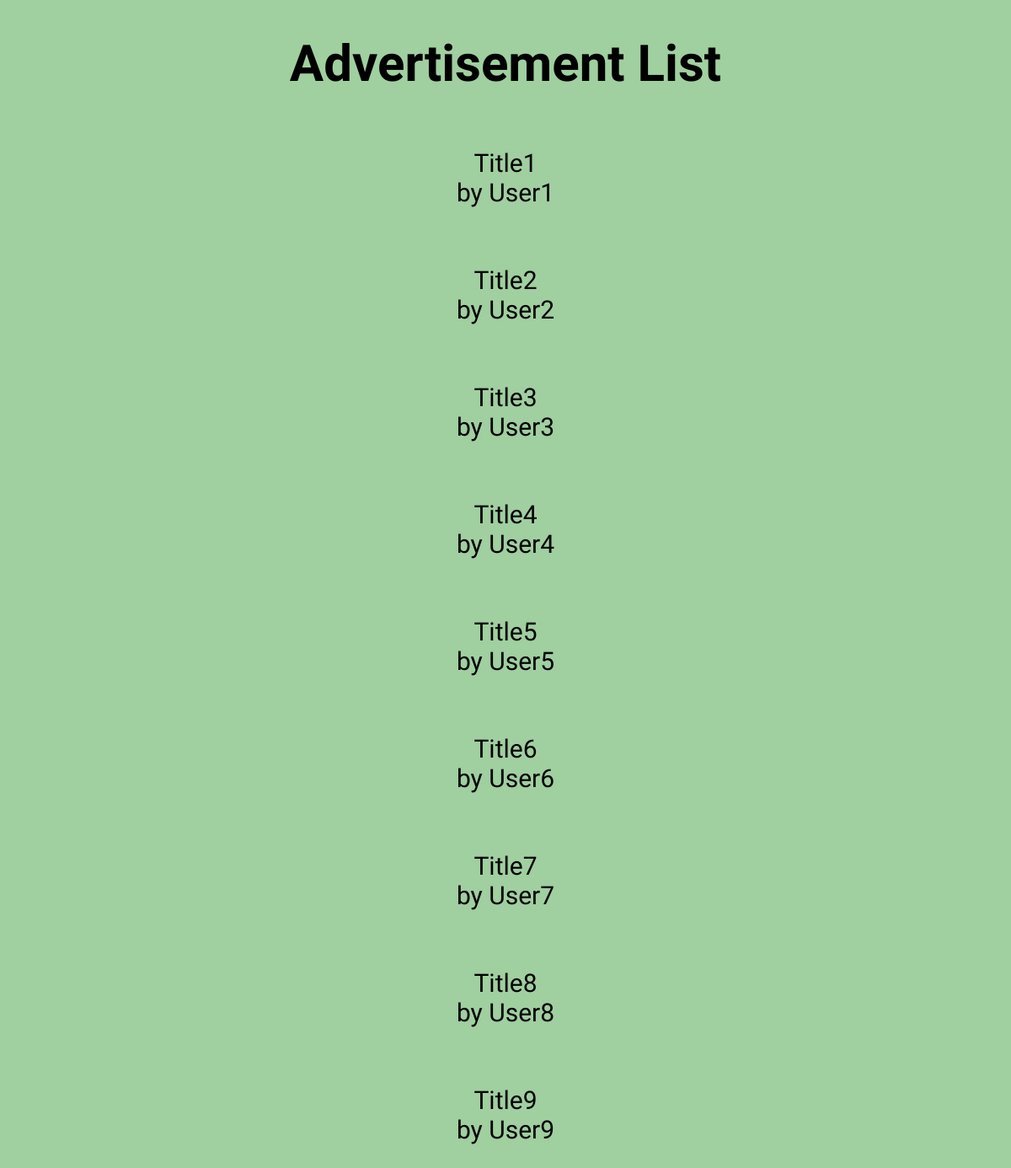
Page /views/ad-list.php on the committed database.
### tables this page shows
CREATE TABLE `advertisements` (
  `id` int(11) NOT NULL,
  `userid` int(11) NOT NULL,
  `title` varchar(255) NOT NULL
);

CREATE TABLE `users` (
  `id` int(11) NOT NULL,
  `name` varchar(255) NOT NULL
);

### models/AdvertisementModel.php (the view, shortened to what this page needs)
<?php
class AdvertisementModel {
    public static function getAllAdvertisements() {
        require_once "../config.php";
        $query = "SELECT a.*, u.name as username FROM advertisements a
                  LEFT JOIN users u ON a.userid = u.id";
          if ($result = $conn->query($query)) {
            while($row = mysqli_fetch_assoc($result)){
              echo "<li>" .$row["title"]. "<br> by " . $row["username"] . "</li><br>";
            }
           }
           else
           {
             echo "0 results";
           }
        }
}

### views/ad-list.php (shortened to what this page needs)
<!DOCTYPE html>
<html>
<head>
    <link rel="stylesheet" type="text/css" href="views/style.css">
</head>
<body>
    <h1>Advertisement List</h1>
<?php
    require_once '../models/AdvertisementModel.php';
    $controller = new AdvertisementModel();
    $controller->getAllAdvertisements();
?>
</body>
</html>

### views/style.css (style rules this page uses)
body { font-family: 'Exo', sans-serif; background-color: hsl(120, 33%, 72%); }
h1 { text-align: center; font-size: 60px; }
li { text-align: center; list-style: none; font-size: 30px; padding-top: 25px; padding-bottom: 25px; }

### rows in the picture
advertisements: title "Title1", userid.name "User1"
advertisements: title "Title2", userid.name "User2"
advertisements: title "Title3", userid.name "User3"
advertisements: title "Title4", userid.name "User4"
advertisements: title "Title5", userid.name "User5"
advertisements: title "Title6", userid.name "User6"
advertisements: title "Title7", userid.name "User7"
advertisements: title "Title8", userid.name "User8"
advertisements: title "Title9", userid.name "User9"
